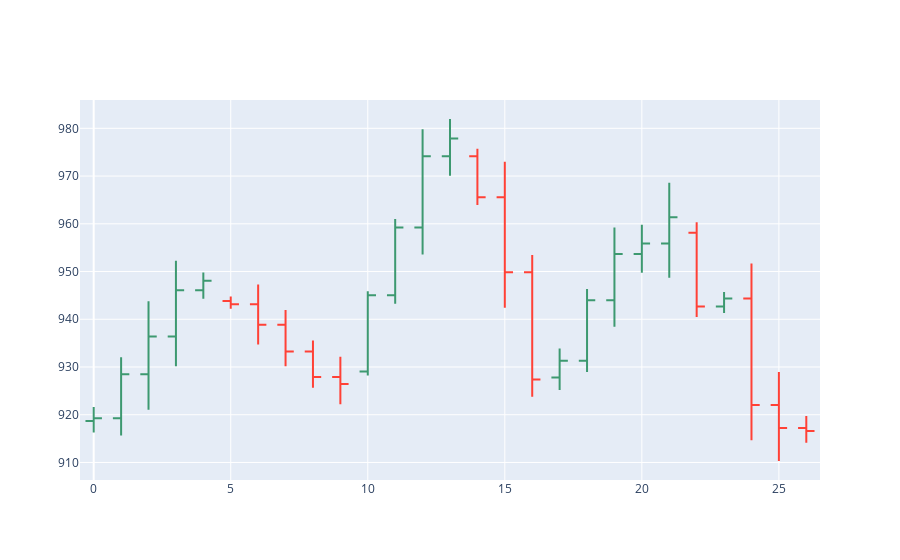

The notebook cell saved with this chart:
### Code cell
fig = go.Figure(data=go.Ohlc(
                    open=noti['open'],
                    high=noti['high'],
                    low=noti['low'],close=noti['close']))
fig.update(layout_xaxis_rangeslider_visible=False)
fig.show()
